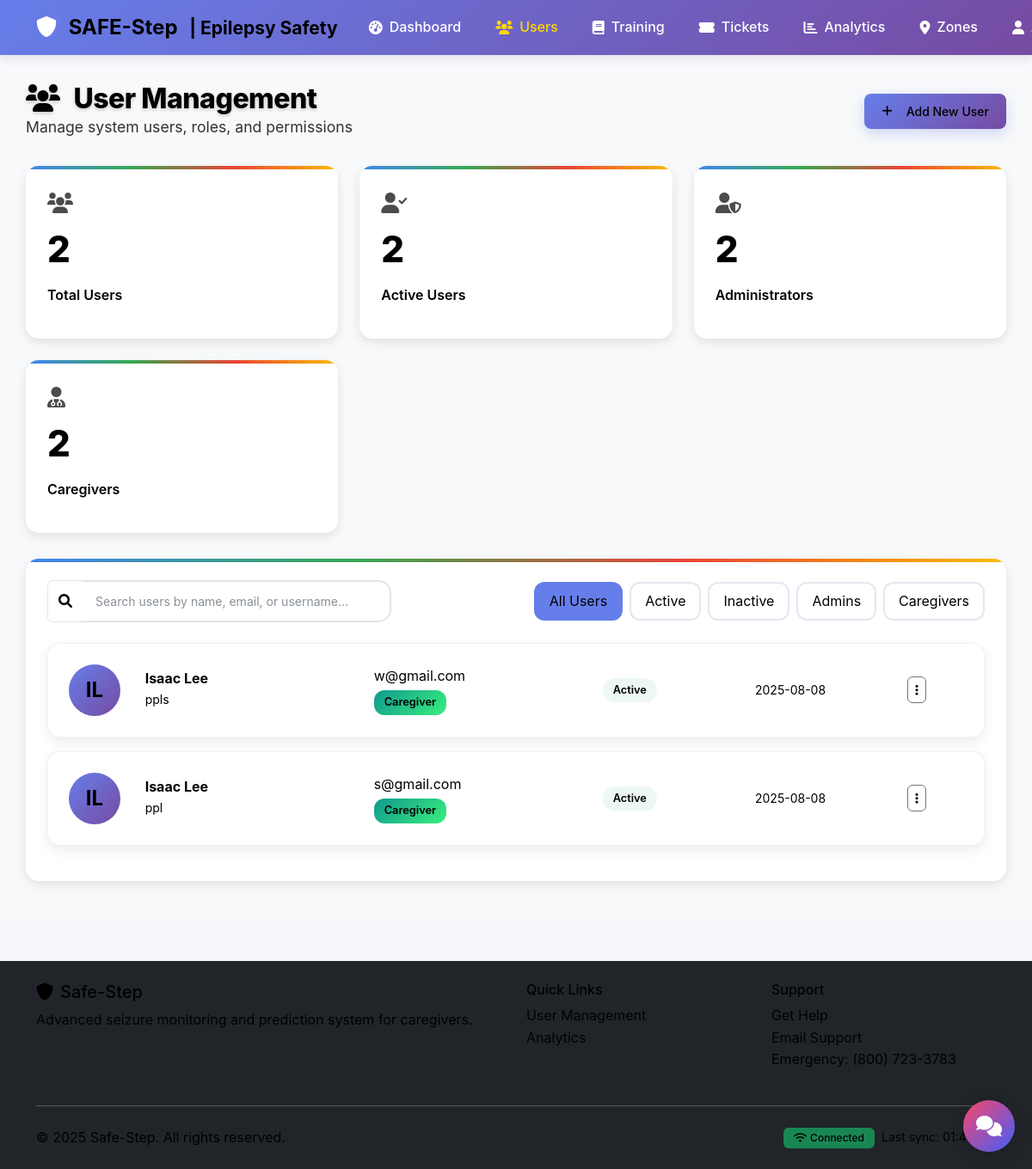
The app's page /admin/users (signed in) with its own data.
### SafeStep/app.py (models this page shows)
class User(UserMixin, db.Model):
    id = db.Column(db.Integer, primary_key=True)
    username = db.Column(db.String(80), unique=True, nullable=False)
    email = db.Column(db.String(120), unique=True, nullable=False)
    password_hash = db.Column(db.String(120), nullable=False)
    first_name = db.Column(db.String(50), nullable=False)
    last_name = db.Column(db.String(50), nullable=False)
    role = db.Column(db.String(20), default='caregiver')  # 'caregiver' or 'admin'
    supabase_user_id = db.Column(db.String(36), nullable=True)  # UUID from Supabase Auth
    created_at = db.Column(db.DateTime, default=datetime.utcnow)
    is_active = db.Column(db.Boolean, default=True)
    seizure_sessions = db.relationship('SeizureSession', backref='user', lazy=True)
    safety_zones = db.relationship('SafetyZone', backref='user', lazy=True)
    training_progress = db.relationship('TrainingProgress', backref='user', lazy=True)
    support_tickets = db.relationship('SupportTicket', backref='user', lazy=True)

### SafeStep/app.py (the view)
@app.route('/admin/users')
@login_required
@admin_required
def user_management():
    users = User.query.filter_by(role='caregiver').all()
    return render_template('admin/Arbaz/user_management.html', users=users)

### SafeStep/templates/admin/Arbaz/user_management.html (shortened to what this page needs)
{% extends "base.html" %}
{% block body_class %}admin-page{% endblock %}
{% block content %}
<div class="admin-container">
    <div class="page-header">
        <div>
            <h1 class="page-title">
                <i class="fas fa-users me-3"></i>User Management
            </h1>
            <p class="mb-0" style="font-size: 1.1rem; opacity: 0.8; color: #666;">
                Manage system users, roles, and permissions
            </p>
        </div>
        <div class="header-buttons">
            <button class="btn btn-primary" data-bs-toggle="modal" data-bs-target="#addUserModal">
                <i class="fas fa-plus me-2"></i>Add New User
            </button>
        </div>
    </div>
    <div class="metrics-grid">
        <div class="metric-card">
            <div class="metric-icon">
                <i class="fas fa-users"></i>
            </div>
            <div class="metric-value">{{ users|length or 24 }}</div>
            <div class="metric-label">Total Users</div>
        </div>
        <div class="metric-card">
            <div class="metric-icon">
                <i class="fas fa-user-check"></i>
            </div>
            <div class="metric-value">{{ users|selectattr("is_active")|list|length or 22 }}</div>
            <div class="metric-label">Active Users</div>
        </div>
        <div class="metric-card">
            <div class="metric-icon">
                <i class="fas fa-user-shield"></i>
            </div>
            <div class="metric-value">{{ users|selectattr("role", "equalto", "admin")|list|length or 2 }}</div>
            <div class="metric-label">Administrators</div>
        </div>
        <div class="metric-card">
            <div class="metric-icon">
                <i class="fas fa-user-md"></i>
            </div>
            <div class="metric-value">{{ users|selectattr("role", "equalto", "caregiver")|list|length or 22 }}</div>
            <div class="metric-label">Caregivers</div>
        </div>
    </div>
    <div class="admin-card">
        <div class="d-flex justify-content-between align-items-center mb-4">
            <div class="input-group" style="max-width: 400px;">
                <span class="input-group-text bg-white border-end-0">
                    <i class="fas fa-search text-muted"></i>
                </span>
                <input type="text" class="form-control search-bar border-start-0" placeholder="Search users by name, email, or username..." id="userSearch">
            </div>
            <div class="d-flex gap-2">
                <button class="filter-btn active" data-filter="all">All Users</button>
                <button class="filter-btn" data-filter="active">Active</button>
                <button class="filter-btn" data-filter="inactive">Inactive</button>
                <button class="filter-btn" data-filter="admin">Admins</button>
                <button class="filter-btn" data-filter="caregiver">Caregivers</button>
            </div>
        </div>
        <div id="usersList">
            {% if users %}
                {% for user in users %}
                <div class="user-card" data-user-id="{{ user.id }}" data-role="{{ user.role }}" data-status="{{ 'active' if user.is_active else 'inactive' }}">
                    <div class="row align-items-center">
                        <div class="col-md-1">
                            <div class="user-avatar">
                                {{ user.first_name[0] }}{{ user.last_name[0] }}
                            </div>
                        </div>
                        <div class="col-md-3">
                            <h6 class="mb-1 fw-bold">{{ user.first_name }} {{ user.last_name }}</h6>
                            <p class="mb-0 text-muted small">{{ user.username }}</p>
                        </div>
                        <div class="col-md-3">
                            <p class="mb-1">{{ user.email }}</p>
                            <span class="role-badge role-{{ user.role }}">{{ user.role.title() }}</span>
                        </div>
                        <div class="col-md-2">
                            <span class="user-status status-{{ 'active' if user.is_active else 'inactive' }}">
                                {{ 'Active' if user.is_active else 'Inactive' }}
                            </span>
                        </div>
                        <div class="col-md-2">
                            <small class="text-muted">{{ user.created_at.strftime('%Y-%m-%d') if user.created_at else 'N/A' }}</small>
                        </div>
                        <div class="col-md-1">
                            <div class="dropdown">
                                <button class="btn btn-outline-secondary btn-sm" data-bs-toggle="dropdown">
                                    <i class="fas fa-ellipsis-v"></i>
                                </button>
                            </div>
                        </div>
                    </div>
                </div>
                {% endfor %}
            {% endif %}
        </div>
    </div>
</div>
{% endblock %}

### SafeStep/templates/base.html (shortened to what this page needs)
<!DOCTYPE html>
<html lang="en">
<head>
    <link href="https://cdn.jsdelivr.net/npm/bootstrap@5.3.0/dist/css/bootstrap.min.css" rel="stylesheet">
    <link rel="stylesheet" href="https://cdnjs.cloudflare.com/ajax/libs/font-awesome/6.0.0/css/all.min.css">
    <link rel="stylesheet" href="{{ url_for('static', filename='css/style.css') }}">
    <link rel="stylesheet" href="{{ url_for('static', filename='css/admin-consistent.css') }}">
    <link rel="stylesheet" href="{{ url_for('static', filename='css/chatbot.css') }}">
</head>
<body class="{% block body_class %}{% endblock %}">
    {% if current_user.is_authenticated %}
        {% include 'nav.html' %}
    {% endif %}
    <main class="{% if current_user.is_authenticated %}content-with-nav{% else %}content-full{% endif %}">
        {% block content %}{% endblock %}
    </main>
    {% if current_user.is_authenticated %}
        {% include 'footer.html' %}
    {% endif %}
</body>
</html>

### SafeStep/templates/nav.html (shortened to what this page needs)
<nav class="navbar navbar-expand-lg fixed-top navbar-dark">
    <div class="container">
        <a class="navbar-brand"
            href="{{ url_for('caregiver_dashboard' if current_user.role == 'caregiver' else 'admin_dashboard') }}"
            aria-label="SAFE-Step Home">
            <i class="fas fa-shield-alt me-2"></i>
            <span class="fw-bold">SAFE-Step</span>
            <small class="d-none d-md-inline ms-2">| Epilepsy Safety</small>
        </a>
        <div class="collapse navbar-collapse" id="navbarNav">
            {% if current_user.role == 'caregiver' %}
            <div class="navbar-nav me-auto">
                <a class="nav-link d-flex align-items-center" href="{{ url_for('caregiver_dashboard') }}">
                    <i class="fas fa-tachometer-alt me-2"></i>Dashboard
                </a>
                <div class="nav-item dropdown">
                    <a class="nav-link dropdown-toggle d-flex align-items-center" href="#" id="monitoringDropdown"
                        role="button" data-bs-toggle="dropdown" aria-expanded="false">
                        <i class="fas fa-heartbeat me-2"></i>Monitoring
                    </a>
                    <ul class="dropdown-menu">
                        <li><a class="dropdown-item d-flex align-items-center"
                                href="{{ url_for('seizure_monitoring') }}">
                                <i class="fas fa-play me-2"></i>Start Monitoring
                            </a></li>
                        <li><a class="dropdown-item d-flex align-items-center" href="{{ url_for('seizure_history') }}">
                                <i class="fas fa-history me-2"></i>History
                            </a></li>
                        <li><a class="dropdown-item d-flex align-items-center"
                                href="{{ url_for('prediction_dashboard') }}">
                                <i class="fas fa-chart-line me-2"></i>Predictions
                            </a></li>
                    </ul>
                </div>
                <a class="nav-link d-flex align-items-center" href="{{ url_for('safety_zones') }}">
                    <i class="fas fa-map-marker-alt me-2"></i>Safety Zones
                </a>
                <a class="nav-link d-flex align-items-center" href="{{ url_for('training_modules') }}">
                    <i class="fas fa-graduation-cap me-2"></i>Training
                </a>
                <a class="nav-link d-flex align-items-center" href="{{ url_for('support_ticket') }}">
                    <i class="fas fa-life-ring me-2"></i>Support
                </a>
            </div>
            {% else %}
            <div class="navbar-nav me-auto">
                <a class="nav-link d-flex align-items-center" href="{{ url_for('admin_dashboard') }}">
                    <i class="fas fa-tachometer-alt me-2"></i>Dashboard
                </a>
                <a class="nav-link d-flex align-items-center" href="{{ url_for('user_management') }}">
                    <i class="fas fa-users me-2"></i>Users
                </a>
                <a class="nav-link d-flex align-items-center" href="{{ url_for('training_management') }}">
                    <i class="fas fa-book me-2"></i>Training
                </a>
                <a class="nav-link d-flex align-items-center" href="{{ url_for('ticket_management') }}">
                    <i class="fas fa-ticket-alt me-2"></i>Tickets
                </a>
                <a class="nav-link d-flex align-items-center" href="{{ url_for('analytics') }}">
                    <i class="fas fa-chart-bar me-2"></i>Analytics
                </a>
                <a class="nav-link d-flex align-items-center" href="{{ url_for('admin_zones') }}">
                    <i class="fas fa-map-marker-alt me-2"></i>Zones
                </a>
            </div>
            {% endif %}
            <div class="navbar-nav">
                <div class="nav-item dropdown">
                    <a class="nav-link dropdown-toggle d-flex align-items-center" href="#" id="userDropdown"
                        role="button" data-bs-toggle="dropdown" aria-expanded="false">
                        <i class="fas fa-user me-2"></i>{{ current_user.first_name }}
                    </a>
                </div>
            </div>
        </div>
    </div>
</nav>

### SafeStep/templates/footer.html (shortened to what this page needs)
<footer class="bg-dark text-light mt-5">
    <div class="container py-4">
        <div class="row">
            <div class="col-md-6">
                <h5><i class="fas fa-shield-alt me-2"></i>Safe-Step</h5>
                <p class="text-muted">Advanced seizure monitoring and prediction system for caregivers.</p>
            </div>
            <div class="col-md-3">
                <h6>Quick Links</h6>
                <ul class="list-unstyled">
                    {% if current_user.role == 'caregiver' %}
                        <li><a href="{{ url_for('seizure_monitoring') }}" class="text-muted text-decoration-none">Start Monitoring</a></li>
                        <li><a href="{{ url_for('safety_zones') }}" class="text-muted text-decoration-none">Safety Zones</a></li>
                        <li><a href="{{ url_for('training_modules') }}" class="text-muted text-decoration-none">Training</a></li>
                    {% else %}
                        <li><a href="{{ url_for('user_management') }}" class="text-muted text-decoration-none">User Management</a></li>
                        <li><a href="{{ url_for('analytics') }}" class="text-muted text-decoration-none">Analytics</a></li>
                    {% endif %}
                </ul>
            </div>
            <div class="col-md-3">
                <h6>Support</h6>
                <ul class="list-unstyled">
                    <li><a href="{{ url_for('support_ticket') }}" class="text-muted text-decoration-none">Get Help</a></li>
                    <li><a href="mailto:support@safestep.com" class="text-muted text-decoration-none">Email Support</a></li>
                    <li><a href="tel:+1-800-SAFE-STEP" class="text-muted text-decoration-none">Emergency: (800) 723-3783</a></li>
                </ul>
            </div>
        </div>
        <hr class="my-4">
        <div class="row align-items-center">
            <div class="col-md-6">
                <p class="mb-0 text-muted">&copy; <span id="currentYear"></span> Safe-Step. All rights reserved.</p>
            </div>
            <div class="col-md-6 text-end">
                <div class="d-flex justify-content-end">
                    <span class="badge bg-success me-2" id="connectionStatus">
                    </span>
                    <span class="text-muted small" id="lastSync">
                        Last sync: <span id="syncTime"></span>
                    </span>
                </div>
            </div>
        </div>
    </div>
</footer>

### records on screen
User: first_name "I", last_name "L", first_name "Isaac", last_name "Lee", username "ppls", email "w@gmail.com", role "Caregiver", is_active "Active", created_at "2025-08-08"
User: first_name "I", last_name "L", first_name "Isaac", last_name "Lee", username "ppl", email "s@gmail.com", role "Caregiver", is_active "Active", created_at "2025-08-08"

### other values on screen
{{ users|length or 24 }} "2"
{{ users|selectattr("is_active")|list|length or 22 }} "2"
{{ users|selectattr("role", "equalto", "admin")|list|length or 2 }} "2"
{{ users|selectattr("role", "equalto", "caregiver")|list|length or 22 }} "2"
